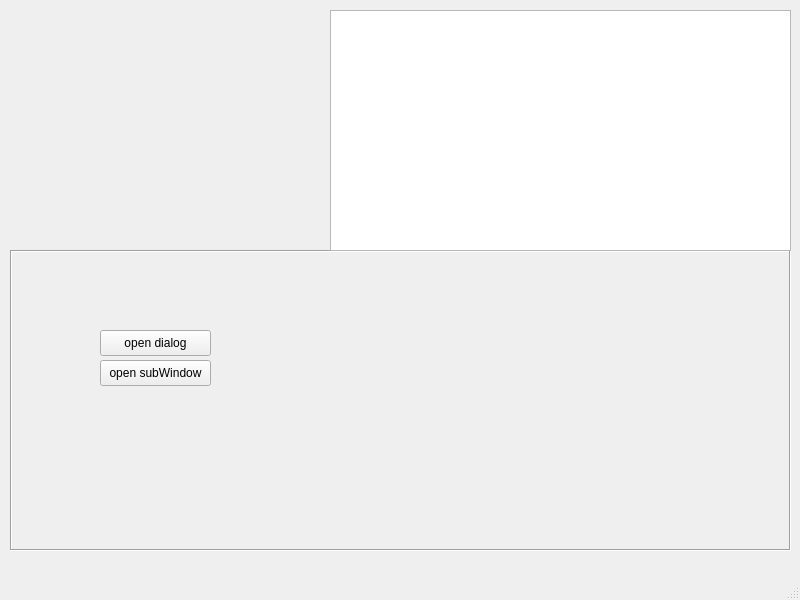
<?xml version="1.0" encoding="UTF-8"?>
<ui version="4.0">
 <class>Sample</class>
 <widget class="QMainWindow" name="Sample">
  <property name="geometry">
   <rect>
    <x>0</x>
    <y>0</y>
    <width>800</width>
    <height>600</height>
   </rect>
  </property>
  <property name="windowTitle">
   <string>Sample</string>
  </property>
  <property name="layoutDirection">
   <enum>Qt::LeftToRight</enum>
  </property>
  <widget class="QWidget" name="centralwidget">
   <widget class="QFrame" name="bottom">
    <property name="geometry">
     <rect>
      <x>10</x>
      <y>250</y>
      <width>781</width>
      <height>301</height>
     </rect>
    </property>
    <property name="frameShape">
     <enum>QFrame::Box</enum>
    </property>
    <property name="frameShadow">
     <enum>QFrame::Sunken</enum>
    </property>
    <widget class="QPushButton" name="button_2">
     <property name="geometry">
      <rect>
       <x>90</x>
       <y>110</y>
       <width>111</width>
       <height>26</height>
      </rect>
     </property>
     <property name="text">
      <string>open subWindow</string>
     </property>
    </widget>
    <widget class="QPushButton" name="button_1">
     <property name="geometry">
      <rect>
       <x>90</x>
       <y>80</y>
       <width>111</width>
       <height>26</height>
      </rect>
     </property>
     <property name="text">
      <string>open dialog</string>
     </property>
    </widget>
   </widget>
   <widget class="QTextEdit" name="top_right">
    <property name="geometry">
     <rect>
      <x>330</x>
      <y>10</y>
      <width>461</width>
      <height>241</height>
     </rect>
    </property>
   </widget>
  </widget>
  <widget class="QMenuBar" name="menubar">
   <property name="geometry">
    <rect>
     <x>0</x>
     <y>0</y>
     <width>800</width>
     <height>23</height>
    </rect>
   </property>
  </widget>
  <widget class="QStatusBar" name="statusbar"/>
 </widget>
 <resources/>
 <connections/>
</ui>
